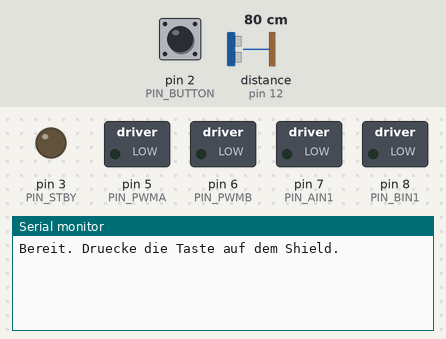
Bench run of a sketch on a simulated Arduino Uno, built with avr-gcc and run on an emulated ATmega328P. On the bench: switched loads named in the sketch (green lamp = pin HIGH), output pins drawn as LEDs (lit = HIGH), the last lines printed to the serial monitor. The inputs (shaded band) are chosen by the test bench; at power-on: pin 2 (PIN_BUTTON) HIGH, distance to the obstacle (sensor on pin 12) 80 cm. The echo pulse lasts 58.3 µs per cm; pins used as bus, display or sensor lines are not drawn.

Above: at 0.8 s.
0.9 s: pin 2 (PIN_BUTTON) pulled LOW for 0.15 s
At 1.6 s:
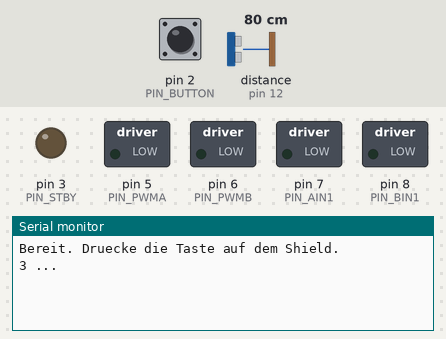
At 4.22 s:
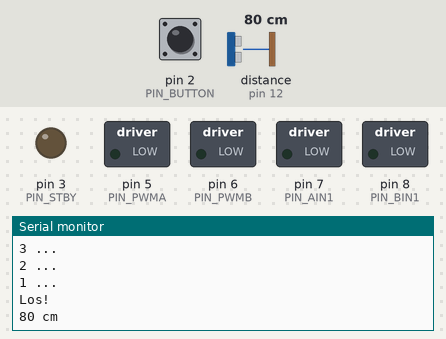

Measured:
- after the input at 0.9 s, the serial monitor: prints a new line after 0.16 s (image 1)

The sketch:

046_stop_before_wall_exercise.ino
```cpp
// Beispiel 046 - Notbremse vor einem Hindernis
// Kapitel 3, Aufgabe: Notbremse vor einem Hindernis.
// Ergaenze die beiden TODO-Zeilen in loop().
const uint8_t PIN_PWMA = 5;    // rechter Motor: Geschwindigkeit
const uint8_t PIN_PWMB = 6;    // linker Motor: Geschwindigkeit
const uint8_t PIN_AIN1 = 7;    // rechter Motor: Richtung
const uint8_t PIN_BIN1 = 8;    // linker Motor: Richtung
const uint8_t PIN_STBY = 3;    // Motortreiber ein/aus
const uint8_t PIN_BUTTON = 2;  // Taste auf dem Shield
const uint8_t PIN_TRIG = 13;   // Ultraschall Senden
const uint8_t PIN_ECHO = 12;   // Ultraschall Empfangen
const int STOP_DISTANCE_CM = 20;  // naeher heran: anhalten
const int DRIVE_SPEED = 120;      // 120 von 255

void stopMotors() {
  analogWrite(PIN_PWMA, 0);
  analogWrite(PIN_PWMB, 0);
  digitalWrite(PIN_STBY, LOW);
}

void drive(int leftSpeed, int rightSpeed) {
  leftSpeed = constrain(leftSpeed, -255, 255);
  rightSpeed = constrain(rightSpeed, -255, 255);
  digitalWrite(PIN_BIN1, leftSpeed >= 0);
  digitalWrite(PIN_AIN1, rightSpeed >= 0);
  analogWrite(PIN_PWMB, abs(leftSpeed));
  analogWrite(PIN_PWMA, abs(rightSpeed));
  digitalWrite(PIN_STBY, HIGH);
}

bool buttonPressed() {
  if (digitalRead(PIN_BUTTON) == LOW) {
    delay(30);  // Prellen ignorieren
    return digitalRead(PIN_BUTTON) == LOW;
  }
  return false;
}

void waitForStart() {
  Serial.println(F("Bereit. Druecke die Taste auf dem Shield."));
  while (!buttonPressed()) {
    delay(20);
  }
  while (buttonPressed()) {
    delay(20);
  }
  for (int i = 3; i > 0; i--) {
    Serial.print(i);
    Serial.println(F(" ..."));
    delay(1000);
  }
  Serial.println(F("Los!"));
}

int readDistanceCm() {
  digitalWrite(PIN_TRIG, LOW);
  delayMicroseconds(2);
  digitalWrite(PIN_TRIG, HIGH);
  delayMicroseconds(10);
  digitalWrite(PIN_TRIG, LOW);
  unsigned long duration = pulseIn(PIN_ECHO, HIGH, 25000);
  if (duration == 0) {
    return -1;  // kein Echo: ungueltige Messung
  }
  return (int)(duration / 58UL);
}

void setup() {
  Serial.begin(9600);
  pinMode(PIN_PWMA, OUTPUT);
  pinMode(PIN_PWMB, OUTPUT);
  pinMode(PIN_AIN1, OUTPUT);
  pinMode(PIN_BIN1, OUTPUT);
  pinMode(PIN_STBY, OUTPUT);
  pinMode(PIN_BUTTON, INPUT_PULLUP);
  pinMode(PIN_TRIG, OUTPUT);
  pinMode(PIN_ECHO, INPUT);
  stopMotors();
  waitForStart();
}

void loop() {
  int cm = readDistanceCm();
  if (cm < 0) {
    Serial.println(F("keine Messung"));
  } else {
    Serial.print(cm);
    Serial.println(F(" cm"));
  }

  // Auch -1 bedeutet: anhalten.
  if (cm < 0 || cm < STOP_DISTANCE_CM) {
    // TODO: beide Motoren anhalten
  } else {
    // TODO: geradeaus fahren
  }
  delay(200);
}
```
